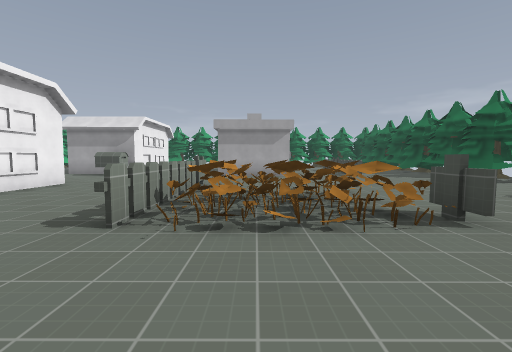
[1] (above)

19 first-person views from a walk through a Godot game level. The camera is 1.5 m above the floor, tilts 4° down and sees 90° across. The floor is counted in squares, 2 m on a side. Each view is taken from the middle of a square. On the plan, view 1 faces up. The plan holds only what a view shows up to about 9 squares ahead; the rest is blank. The place goes on beyond the plan. Some surface patterns are stand-ins.

[2]
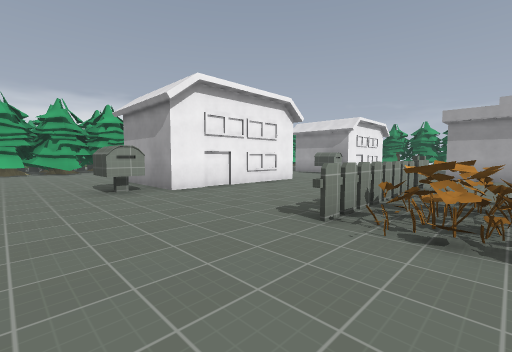

[3]
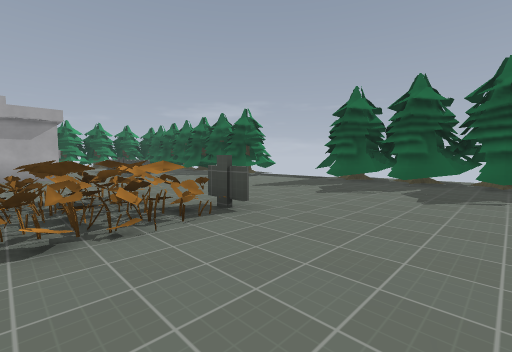

[4]
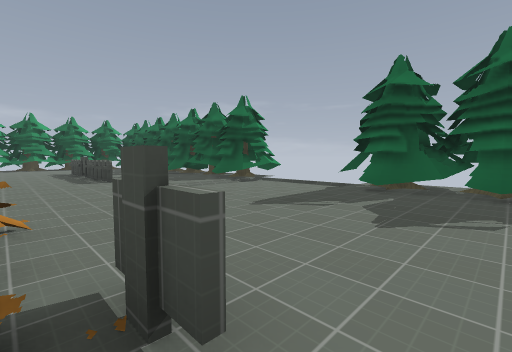

[5]
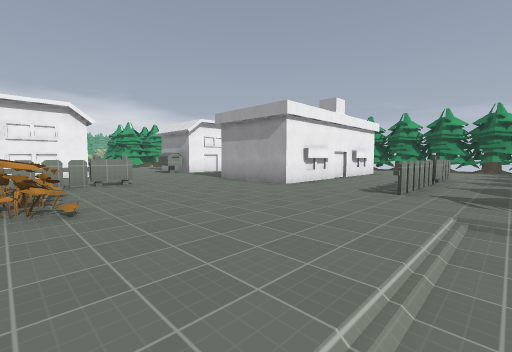

[6]
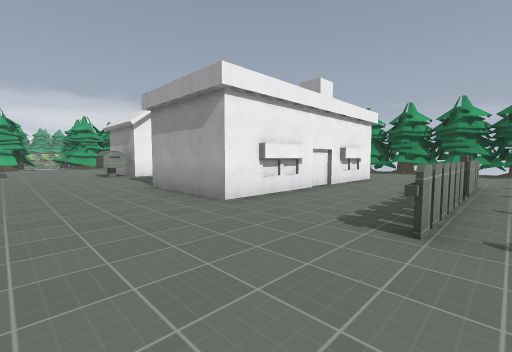

[7]
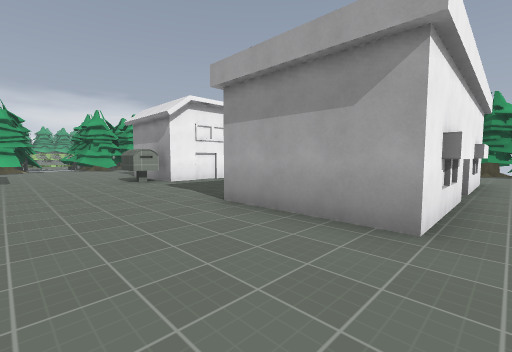

[8]
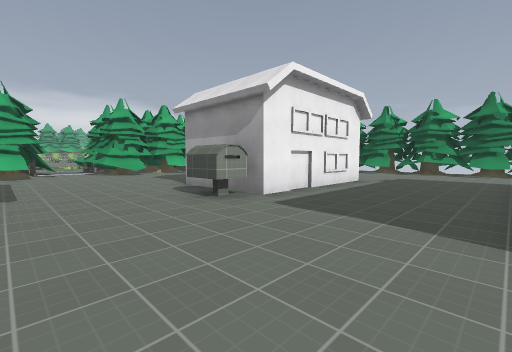

[9]
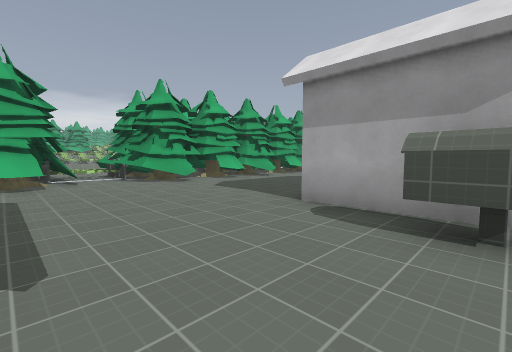

[10]
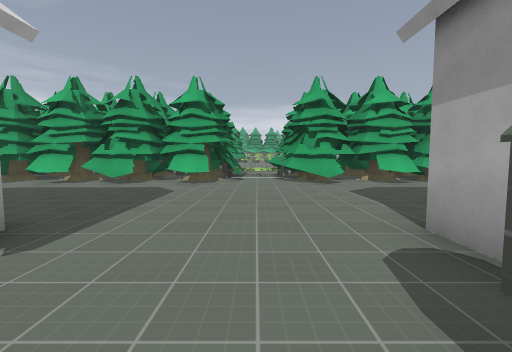

[11]
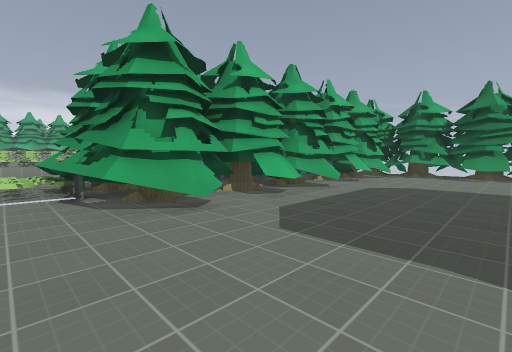

[12]
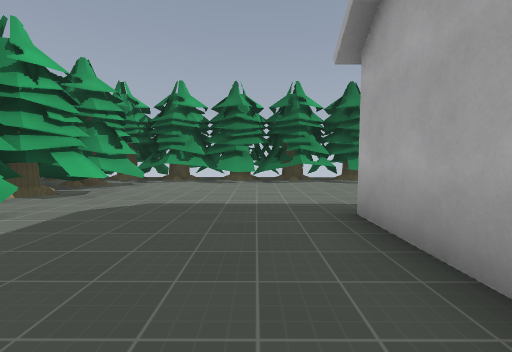

[13]
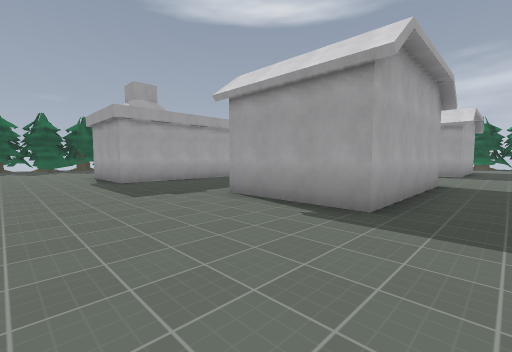

[14]
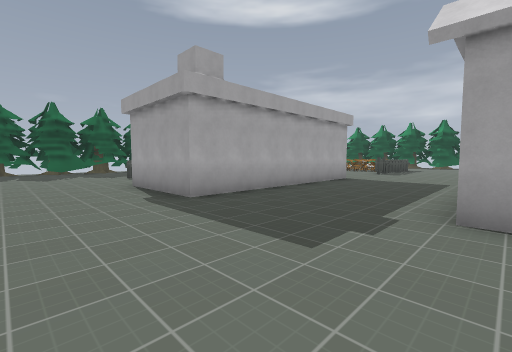

[15]
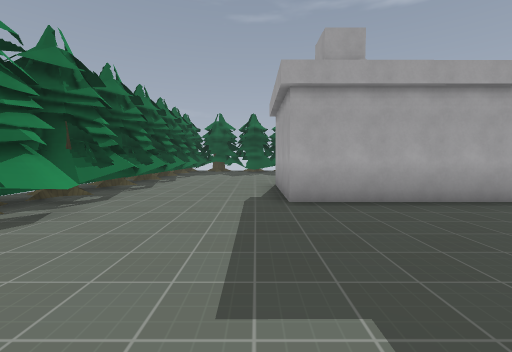

[16]
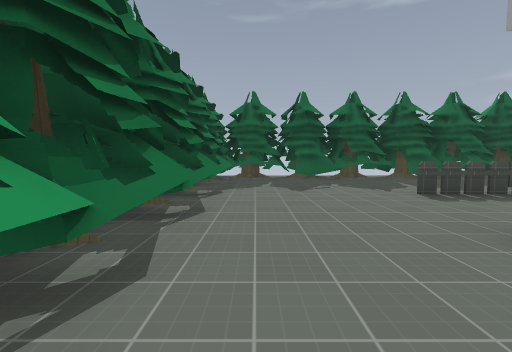

[17]
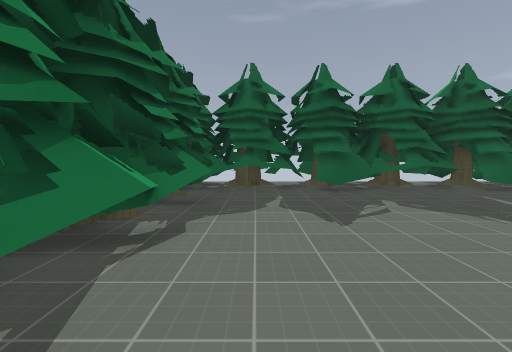

[18]
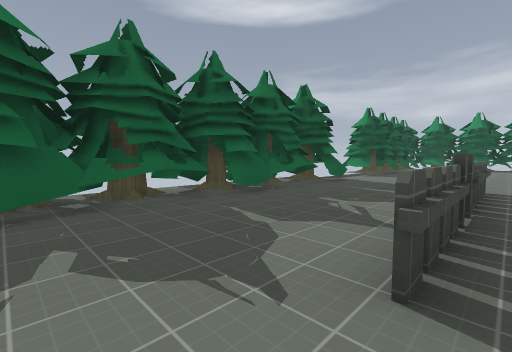

[19]
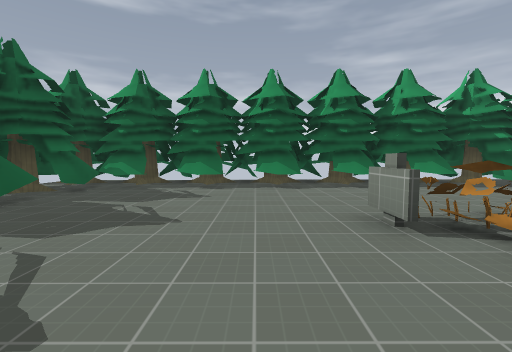

### Floor plan
Key: @ floor where view 1 was taken; # wall or solid block; . main floor; : floor 0.25 m higher than the main floor; - floor 0.25 m lower than the main floor; / step, stairs or slope; = window, fence, low wall or low ledge; ^ raised ledge.
Columns run from 18 left of view 1 to 10 right of it. Each row starts with its distance up from view 1.
 21     ########   ############
 20     #.....................#
 19     #.....................#
 18     #^....................#
 17     #............###......#
 16     #.....###....# #..=...#
 15     #.....# #....# #..=...#
 14     #^....# #....# #..#...#
 13     #.....# #....# #..=...#
 12    ##.....###....# #..=...#
 11 #####.......#....###..=...##
 10 =^^.......................##
  9  ####...................///#
  8    ##^..................----
  7     #.....###...#.......----
  6     #....   #...==.=....----
  5     #...    #....==#=.....###
  4     #^.     #....===#.....##
  3     #.    ###....===#......#
  2     #  .....#.............:#
  1     # .....................#
  0       ............@.......##
 -1                #############

Positions as (right, up) in squares from view 1, and headings:
1: (0, 0), facing up
2: (0, 0), facing up-left
3: (0, 0), facing up-right
4: (2, 2), facing up-right
5: (6, 5), facing up-left
6: (5, 8), facing up-left
7: (2, 8), facing up-left
8: (-2, 8), facing up-left
9: (-6, 8), facing up-left
10: (-6, 10), facing left
11: (-10, 10), facing up-left
12: (-10, 13), facing up
13: (-10, 20), facing down-right
14: (-6, 20), facing down-right
15: (-6, 18), facing right
16: (-1, 20), facing right
17: (2, 20), facing right
18: (4, 18), facing down-right
19: (4, 6), facing down
